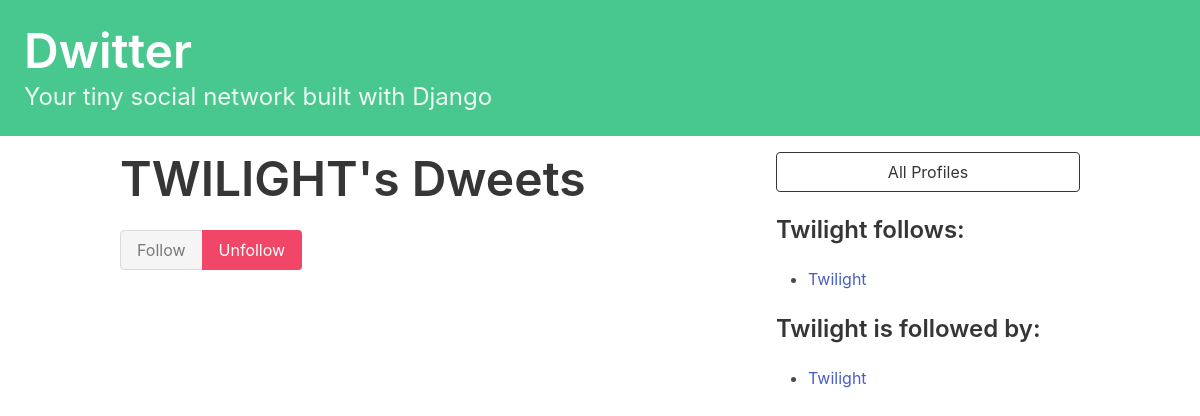
The page /profile/1 (signed in) on the database as committed earlier.
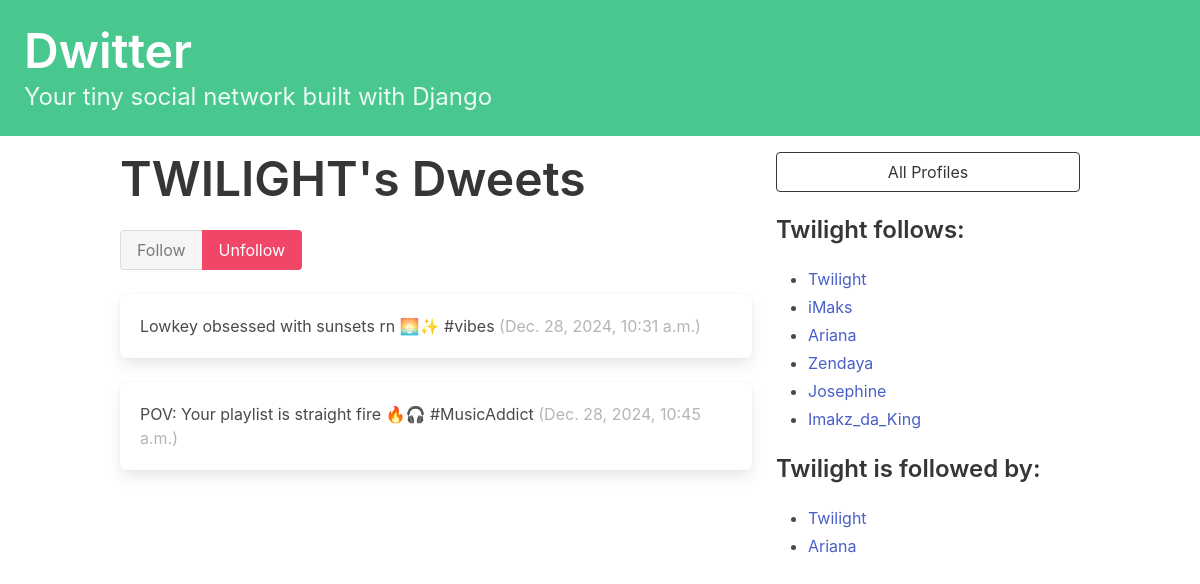
The same page on the database as committed later.
### dwitter/models.py (models this page shows, shortened)
class Profile(models.Model):
    user = models.OneToOneField(User, on_delete=models.CASCADE)
    follows = models.ManyToManyField(
        "self", related_name="followed_by", symmetrical=False, blank=True
    )
    def __str__(self):
        return self.user.username

class Dweet(models.Model):
    user = models.ForeignKey(
        User, related_name="dweets", on_delete=models.DO_NOTHING
    )
    body = models.CharField(max_length=140)
    created_at = models.DateTimeField(auto_now_add=True)

### dwitter/views.py (the view, shortened to what this page needs)
# urls.py: path("profile/<int:pk>", profile, name="profile"),
@login_required
def profile(request, pk):
    profile = Profile.objects.get(pk=pk)
    return render(request, "dwitter/profile.html", {"profile": profile})

### dwitter/templates/dwitter/profile.html (shortened to what this page needs)
{% extends 'base.html' %}
{% block content %}
<div class="columns">
    <div class="column">
        <div class="block">
            <h1 class="title is-1">
                {{profile.user.username|upper}}'s Dweets
            </h1>
            <form method="post">
                <div class="buttons has-addons">
                    {% if profile in user.profile.follows.all %}
                    <button class="button is-success is-static">Follow</button>
                    <button class="button is-danger" name="follow" value="unfollow">
                        Unfollow
                    </button>
                    {% else %}
                    <button class="button is-success" name="follow" value="follow">
                        Follow
                    </button>
                    <button class="button is-danger is-static">Unfollow</button>
                    {% endif %}
                </div>
            </form>
        </div>
        <div class="content">
            {% for dweet in profile.user.dweets.all %}
            <div class="box">
                {{ dweet.body }}
                <span class="is-small has-text-grey-light">
                    ({{ dweet.created_at }})
                </span>
            </div>
            {% endfor %}
        </div>
    </div>
    <div class="column is-one-third">
        <div class="block">
            <a href="{% url 'dwitter:profile_list' %}">
                <button class="button is-dark is-outlined is-fullwidth">
                    All Profiles
                </button>
            </a>
        </div>
        <div class="block">
            <h3 class="title is-4">
                {{profile.user.username}} follows:
            </h3>
            <div class="content">
                <ul>
                    {% for following in profile.follows.all %}
                    <li>
                        <a href="{% url 'dwitter:profile' following.id %}">
                            {{ following }}
                        </a>
                    </li>
                    {% endfor %}
                </ul>
            </div>
        </div>
        <div class="block">
            <h3 class="title is-4">
                {{profile.user.username}} is followed by:
            </h3>
            <div class="content">
                <ul>
                    {% for follower in profile.followed_by.all %}
                    <li>
                        <a href="{% url 'dwitter:profile' follower.id %}">
                            {{ follower }}
                        </a>
                    </li>
                    {% endfor %}
                </ul>
            </div>
        </div>
    </div>
</div>
{% endblock content %}

Rows that differ between the two databases and show on the page:
added Dweet: body "Lowkey obsessed with sunsets rn 🌅✨ #vibes", created_at "Dec. 28, 2024, 10:31 a.m."
added Dweet: body "POV: Your playlist is straight fire 🔥🎧 #MusicAddict", created_at "Dec. 28, 2024, 10:45 a.m."
now on this page (row unchanged): Profile: user.username "iMaks", shown under "Twilight follows:"
added Profile: user.username "Ariana"
added Profile: user.username "Zendaya", shown under "Twilight follows:"
added Profile: user.username "Josephine", shown under "Twilight follows:"
added Profile: user.username "Imakz_da_King", shown under "Twilight follows:"
